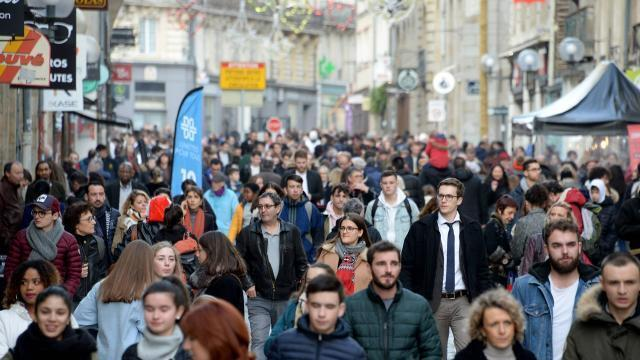
#> input picture adel_denert/img2.jpeg, 640 x 360 px
$ python detectFace.py
#> lines starting #> are read from the running program, lines starting #| are printed output that depends on the picture; after the words box and inside, x2 and y2 are one past the last pixel; in counts of white or black regions, pixels touching at a corner belong together
#!/usr/bin/python

from cv2 import cv2

# Load the cascade
face_cascade = cv2.CascadeClassifier('haarcascade_frontalface_default.xml')
# Read the input image
img = cv2.imread('img2.jpeg')
#> img is the input picture: shape (360, 640, 3); mean B, G, R 113.3, 113, 115.3
# Convert into grayscale
gray = cv2.cvtColor(img, cv2.COLOR_BGR2GRAY)
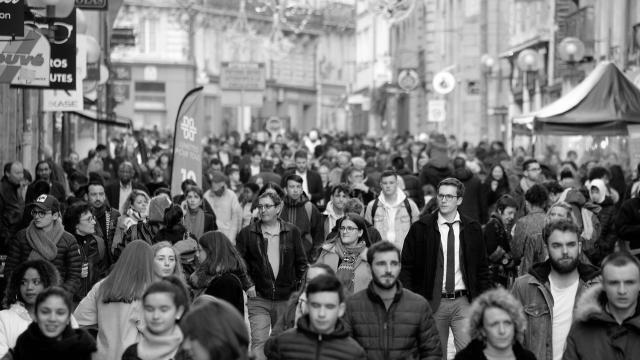
#> gray: shape (360, 640); min 0, max 255, mean 113.7
# Detect faces
faces = face_cascade.detectMultiScale(gray, 1.1, 4)
#> faces = [[85, 185, 25, 25], [433, 186, 26, 26], [152, 247, 29, 29], [547, 232, 35, 35], [370, 250, 35, 35], [605, 272, 33, 33], [15, 270, 32, 32], [33, 297, 39, 39], [483, 311, 35, 35], [303, 291, 40, 40], [136, 294, 42, 42]]
# Draw rectangle around the faces
for (x, y, w, h) in faces:
    cv2.rectangle(img, (x, y), (x+w, y+h), (255, 0, 0), 2)
#> this loop made 11 passes
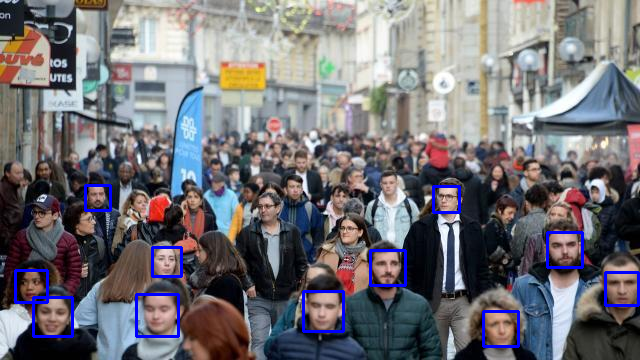
#> img: shape (360, 640, 3); 1.91% of pixels changed, all inside (x1, y1, x2, y2) = (14, 184, 640, 348)
# Display the output
cv2.imshow('img', img)
cv2.waitKey()

$ run again, with adel_denert/img.png saved as adel_denert/img2.jpeg
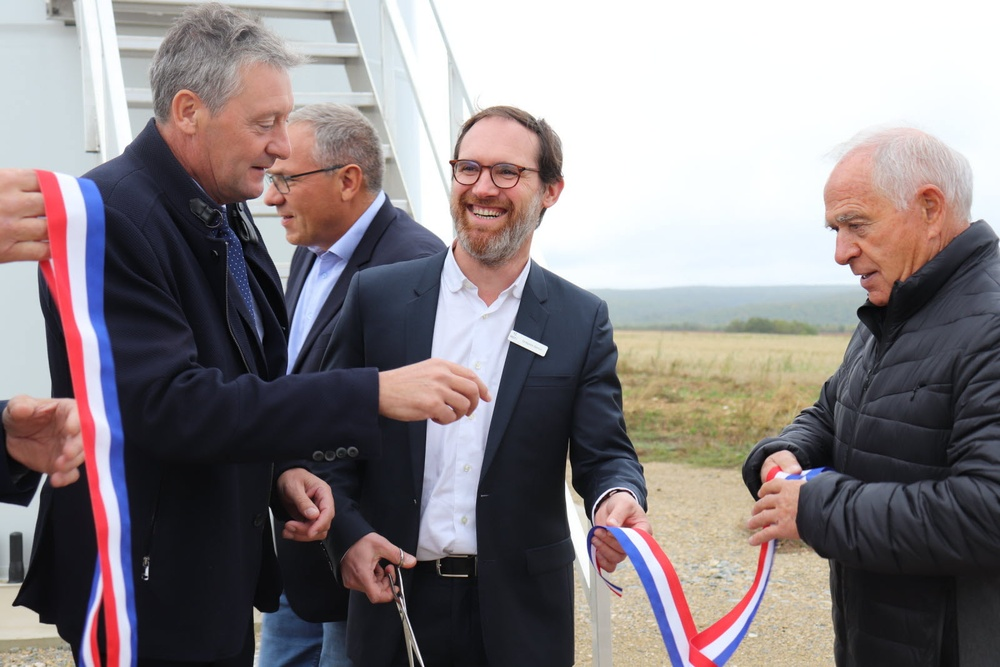
#> input picture adel_denert/img.png, 1000 x 667 px, shrunk from 1600 x 1067 before the run
#> img is the input picture: shape (667, 1000, 3); mean B, G, R 133, 130.5, 138.1
#> `gray = cv2.cvtColor(img, cv2.COLOR_BGR2GRAY)`:
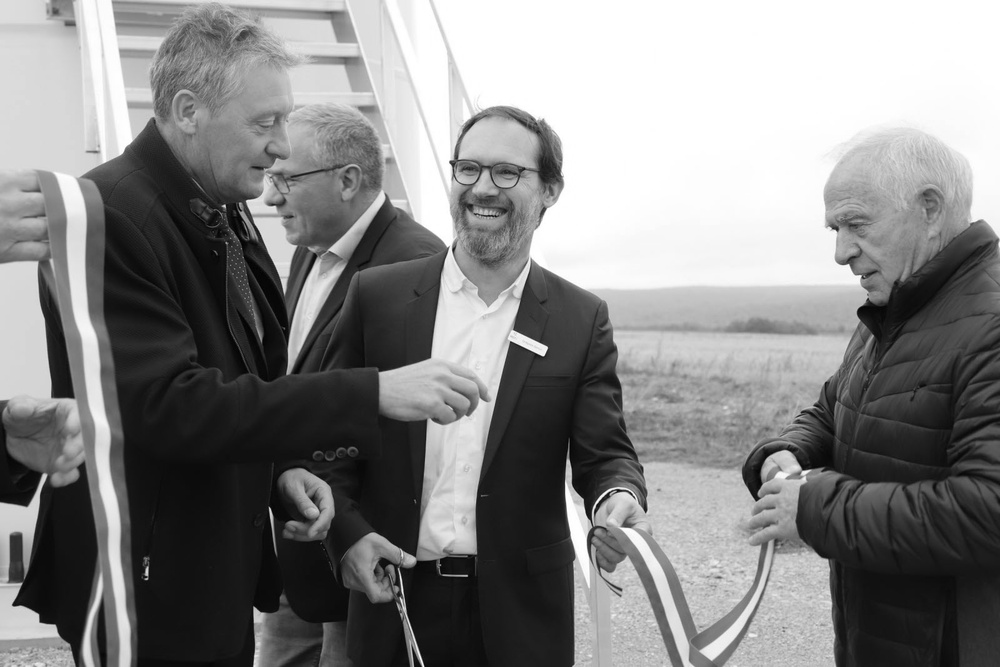
#> gray: shape (667, 1000); min 0, max 255, mean 133
#> faces = [[434, 130, 105, 105]]
#> the loop `for (x, y, w, h) in faces:` made 1 pass
#> after the loop `for (x, y, w, h) in faces:`:
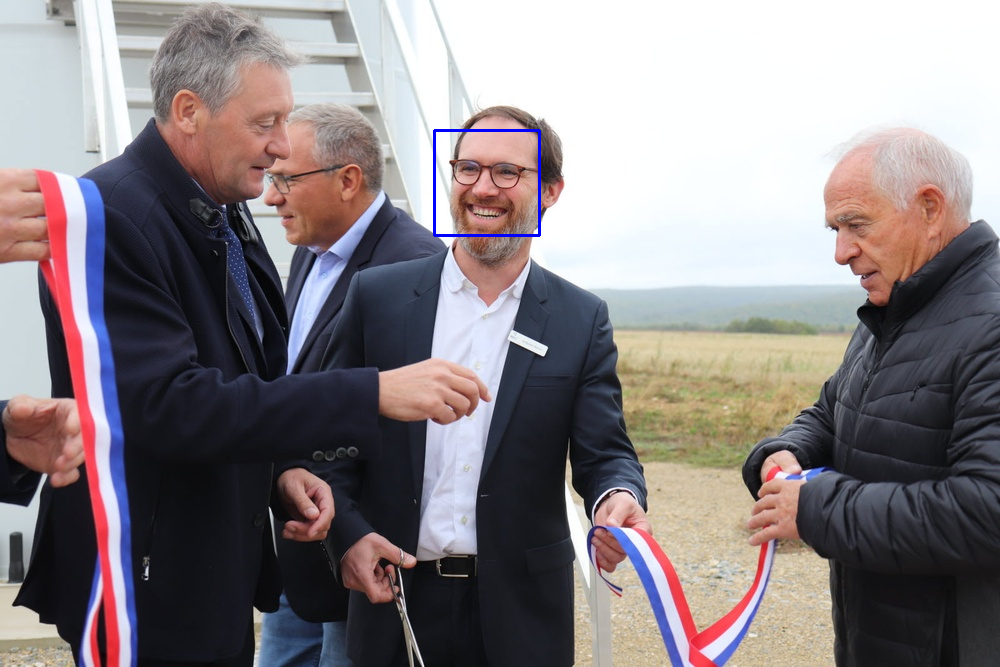
#> img: shape (667, 1000, 3); 0.19% of pixels changed, all inside (x1, y1, x2, y2) = (433, 129, 541, 237)
